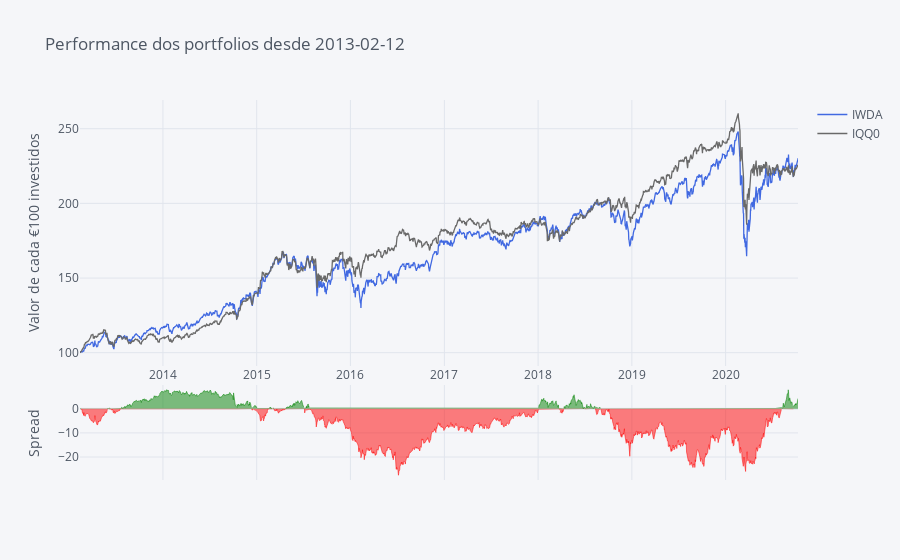

Write notebook code for a chart like this one.
### Code cell
# Making Color Palette
Palette = ['rgb(255, 153, 51)',     # 1 - orange
            'royalblue',            # 2 - Royalblue
            '#708090',              # 3 - Grey
            'rgb(128, 0, 128)',     # 4 - Indigo
            'rgb(219, 64, 82)',     # 5 - Red
            'rgb(0, 128, 128)',     # 6 - Teal
            '#191970',              # 7 - Navy
            'rgb(128, 128, 0)',     # 8 - Olive
            '#00BFFF',              # 9 - Water Blue
            'rgb(128, 177, 211)']   # 10 - 

fundos.iplot(title='Performance dos portfolios desde ' + Begin, yTitle='Valor de cada €100 investidos', color=['royalblue', 'dimgrey'], kind='spread')

### Figure 1 — Plotly figure (JSON) as saved in the notebook; plotly's stock layout.template omitted (floating-point values rounded to 4 significant figures; data arrays with more than 128 entries replaced by an {"elided": "..."} marker saying what was removed)
{"data": [{"line": {"color": "rgba(65, 105, 225, 1.0)", "dash": "solid", "shape": "linear", "width": 1.3}, "mode": "lines", "name": "IWDA", "text": "", "type": "scatter", "x": {"elided": "1958 str values"}, "y": {"elided": "1958 float values"}}, {"line": {"color": "rgba(105, 105, 105, 1.0)", "dash": "solid", "shape": "linear", "width": 1.3}, "mode": "lines", "name": "IQQ0", "text": "", "type": "scatter", "x": {"elided": "1958 str values"}, "y": {"elided": "1958 float values"}}, {"connectgaps": false, "fill": "tozeroy", "line": {"color": "green", "dash": "solid", "shape": "linear", "width": 0.5}, "mode": "lines", "name": "Spread", "showlegend": false, "type": "scatter", "x": {"elided": "1958 str values"}, "xaxis": "x2", "y": {"elided": "1958 mixed values"}, "yaxis": "y2"}, {"connectgaps": false, "fill": "tozeroy", "line": {"color": "red", "dash": "solid", "shape": "linear", "width": 0.5}, "mode": "lines", "name": "Spread", "showlegend": false, "type": "scatter", "x": {"elided": "1958 str values"}, "xaxis": "x2", "y": {"elided": "1958 mixed values"}, "yaxis": "y2"}], "layout": {"autosize": true, "hovermode": "x", "legend": {"bgcolor": "#F5F6F9", "font": {"color": "#4D5663"}}, "paper_bgcolor": "#F5F6F9", "plot_bgcolor": "#F5F6F9", "title": {"font": {"color": "#4D5663"}, "text": "Performance dos portfolios desde 2013-02-12"}, "xaxis": {"autorange": true, "gridcolor": "#E1E5ED", "range": ["2013-02-12", "2020-10-09"], "showgrid": true, "tickfont": {"color": "#4D5663"}, "title": {"font": {"color": "#4D5663"}, "text": ""}, "type": "date", "zerolinecolor": "#E1E5ED"}, "xaxis2": {"anchor": "y2", "autorange": true, "gridcolor": "#E1E5ED", "range": ["2013-02-12", "2020-10-09"], "showgrid": true, "showticklabels": false, "tickfont": {"color": "#4D5663"}, "title": {"font": {"color": "#4D5663"}, "text": ""}, "type": "date", "zerolinecolor": "#E1E5ED"}, "yaxis": {"autorange": true, "domain": [0.3, 1], "gridcolor": "#E1E5ED", "range": [91.09, 269.2], "showgrid": true, "tickfont": {"color": "#4D5663"}, "title": {"font": {"color": "#4D5663"}, "text": "Valor de cada €100 investidos"}, "type": "linear", "zerolinecolor": "#E1E5ED"}, "yaxis2": {"autorange": true, "domain": [0, 0.25], "gridcolor": "#E1E5ED", "range": [-29.54, 9.881], "showgrid": true, "tickfont": {"color": "#4D5663"}, "title": {"font": {"color": "#4D5663"}, "text": "Spread"}, "type": "linear", "zerolinecolor": "#E1E5ED"}}}
